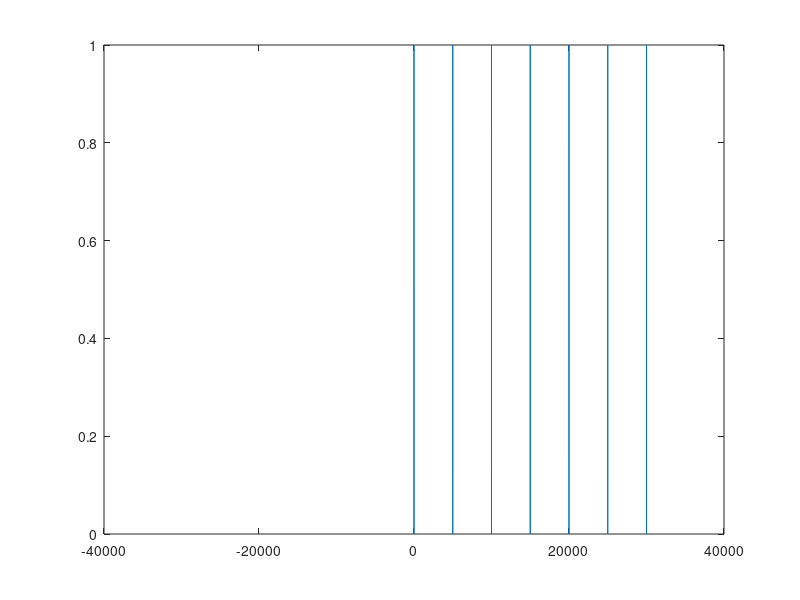
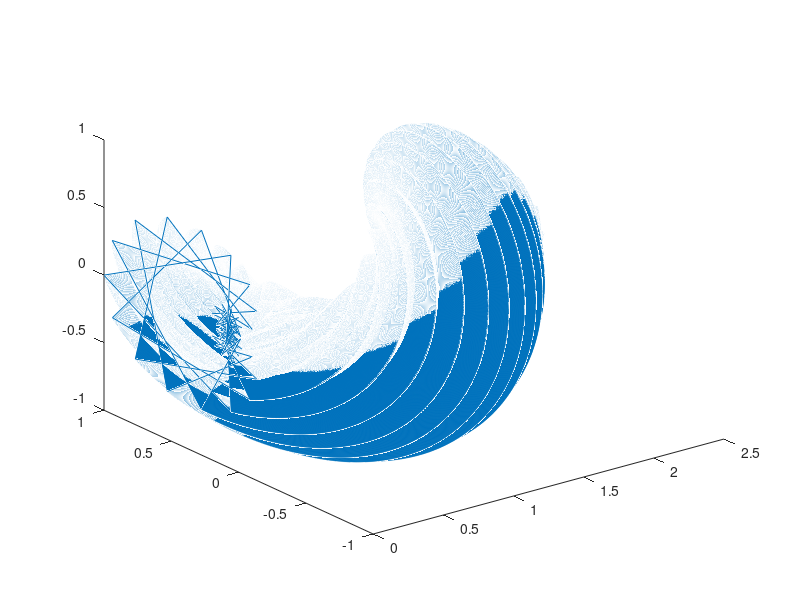

These charts were generated, in order, by the following MATLAB code: (Note: this script raises an error after producing the figures.)
clf
samp_rate = 64e3;
vector_length = 2^17;

frequencies = linspace(-samp_rate/2, samp_rate/2, vector_length);
frequency_bins = zeros(vector_length, 1);

signal_frequencies = (0:5000:samp_rate/2);

[closeness, indices] = min ( abs(repmat(frequencies, length(signal_frequencies)) - transpose(signal_frequencies)), [], 2 );

frequency_bins(indices) = 1;

figure(1)
clf
plot(frequencies, frequency_bins);

Y = ifftshift(frequency_bins);

%plot((1:length(Y)), Y)

figure(2);
clf;
y = ifft(Y);
y = y/max(abs(y));
t = linspace(0, 1/samp_rate*length(y), length(y));
plot3(t, real(y), imag(y));
out = zeros(length(y)*2, 1);
out(1:2:length(out)) = real(y);
out(2:2:length(out)) = imag(y);
output_file = fopen('output/comb.bin', 'w')
fwrite(output_file, out, 'double')

